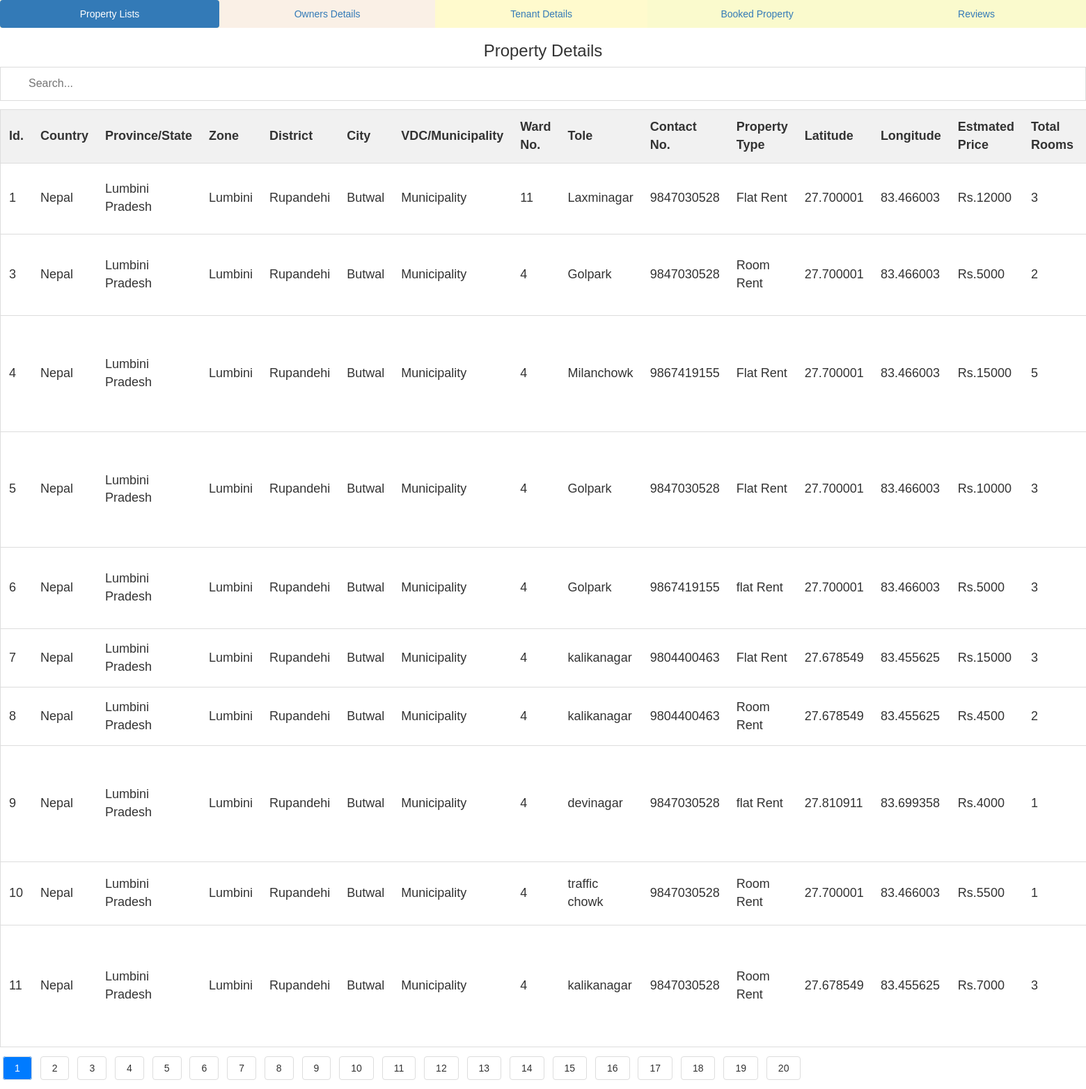
Page /admin/property_details.php on the committed database.
### tables this page shows
CREATE TABLE `add_property` (
  `property_id` int(1) NOT NULL,
  `country` varchar(50) NOT NULL,
  `province` varchar(50) NOT NULL,
  `zone` varchar(50) NOT NULL,
  `district` varchar(50) NOT NULL,
  `city` varchar(100) NOT NULL,
  `vdc_municipality` varchar(50) NOT NULL,
  `ward_no` int(10) NOT NULL,
  `tole` varchar(100) NOT NULL,
  `contact_no` bigint(10) NOT NULL,
  `property_type` varchar(50) NOT NULL,
  `estimated_price` bigint(10) NOT NULL,
  `total_rooms` int(10) NOT NULL,
  `bedroom` int(10) NOT NULL,
  `living_room` int(10) NOT NULL,
  `kitchen` int(10) NOT NULL,
  `bathroom` int(10) NOT NULL,
  `description` varchar(2000) NOT NULL,
  `latitude` decimal(9,6) NOT NULL,
  `longitude` decimal(9,6) NOT NULL,
  `owner_id` int(10) NOT NULL,
  `booked` varchar(10) DEFAULT 'No'
);

### admin/property_details.php (the view, shortened to what this page needs)
<!DOCTYPE html>
<html lang="en">
<head>
    <link rel="stylesheet" href="https://maxcdn.bootstrapcdn.com/bootstrap/3.4.1/css/bootstrap.min.css">
    <link rel="stylesheet" href="./style.css">
</head>
<body>
    <ul class="nav nav-pills nav-justified">
        <li class="active" style="background-color: #FFF8DC"><a  href="./index.php">Property Lists</a></li>
        <li style="background-color: #FAF0E6"><a href="./owner_details.php">Owners Details</a></li>
        <li style="background-color: #FFFACD"><a href="./tenant_details.php">Tenant Details</a></li>
        <li style="background-color: #FAFACD"><a href="./booking_details.php">Booked Property</a></li>
        <li style="background-color: #FAFACD"><a href="./reviews_details.php">Reviews</a></li>
      </ul>
        <center>
            <h3>Property Details</h3>
        </center>
        <input type="text" id="myInput" onkeyup="myFunction()" placeholder="Search..." title="Type in a name">
        <?php
        include("../config/config.php");
        $records_per_page = 10;
        $page = isset($_GET['page']) && is_numeric($_GET['page']) ? $_GET['page'] : 1;
        $start_from = ($page-1) * $records_per_page;
        $sql = "SELECT * FROM add_property LIMIT $start_from, $records_per_page";
        $result = mysqli_query($db, $sql);
        ?>
        <table id="myTable">
            <tr class="header">
                <th>Id.</th>
                <th>Country</th>
                <th>Province/State</th>
                <th>Zone</th>
                <th>District</th>
                <th>City</th>
                <th>VDC/Municipality</th>
                <th>Ward No.</th>
                <th>Tole</th>
                <th>Contact No.</th>
                <th>Property Type</th>
                <th>Latitude</th>
                <th>Longitude</th>
                <th>Estmated Price</th>
                <th>Total Rooms</th>
                <th>Bedroom</th>
            </tr>
            <?php
            while ($rows = mysqli_fetch_assoc($result)) {
            ?>
                <tr>
                    <td><?php echo $rows['property_id'] ?></td>
                    <td><?php echo $rows['country'] ?></td>
                    <td><?php echo $rows['province'] ?></td>
                    <td><?php echo $rows['zone'] ?></td>
                    <td><?php echo $rows['district'] ?></td>
                    <td><?php echo $rows['city'] ?></td>
                    <td><?php echo $rows['vdc_municipality'] ?></td>
                    <td><?php echo $rows['ward_no'] ?></td>
                    <td><?php echo $rows['tole'] ?></td>
                    <td><?php echo $rows['contact_no'] ?></td>
                    <td><?php echo $rows['property_type'] ?></td>
                    <td><?php echo $rows['latitude'] ?></td>
                    <td><?php echo $rows['longitude'] ?></td>
                    <td>Rs.<?php echo $rows['estimated_price'] ?></td>
                    <td><?php echo $rows['total_rooms'] ?></td>
                    <td><?php echo $rows['bedroom'] ?></td>
                </tr>
            <?php
            }
            ?>
        </table>
        <?php
        $sql = "SELECT COUNT(*) AS total FROM add_property";
        $result = mysqli_query($db, $sql);
        $row = mysqli_fetch_assoc($result);
        $total_pages = ceil($row["total"] / $records_per_page);
        ?>
        <div class="pagination">
            <?php
            for ($i = 1; $i < $total_pages; $i++) {
            ?>
                <a href="?page=<?php echo $i; ?>" <?php if ($i === $page) echo 'class="active"'; ?>><?php echo $i; ?></a>
            <?php
            }
            ?>
        </div>
</body>

### admin/style.css (style rules this page uses)
* { box-sizing: border-box; }
#myInput, #myInput2, #myInput3, #myInput4 { background-image: url('/css/searchicon.png'); background-position: 10px 10px; background-repeat: no-repeat; width: 100%; font-size: 16px; padding: 12px 20px 12px 40px; border: 1px solid #ddd; margin-bottom: 12px; }
#myTable, #myTable2, #myTable3, #myInput4 { border-collapse: collapse; width: 100%; border: 1px solid #ddd; font-size: 18px; }
#myTable th, #myTable td,#myTable2 th, #myTable2 td,#myTable3 th, #myTable3 td,#myTable4 th, #myTable4 td { text-align: left; padding: 12px; }
#myTable tr,#myTable2 tr,#myTable3 tr,#myTable4 tr { border-bottom: 1px solid #ddd; }
#myTable tr.header, #myTable tr:hover,#myTable2 tr.header, #myTable2 tr:hover,#myTable3 tr.header, #myTable3 tr:hover,#myTable4 tr.header, #myTable4 tr:hover { background-color: #f1f1f1; }
table { border-collapse: collapse; border-spacing: 0; width: 100%; border: 1px solid #ddd; }
th, td { text-align: left; padding: 8px; }
body { font-family: Arial, Helvetica, sans-serif; }

### admin/property_details.php (style rules this page uses)
.pagination { margin-top: 20px; text-align: center; }
.pagination a { color: #333; padding: 8px 16px; text-decoration: none; border: 1px solid #ddd; margin: 0 4px; border-radius: 4px; }
.pagination a.active { background-color: #007bff; color: white; }

### rows in the picture
add_property: property_id "1", country "Nepal", province "Lumbini Pradesh", zone "Lumbini", district "Rupandehi", city "Butwal", vdc_municipality "Municipality", ward_no "11", tole "Laxminagar", contact_no "9847030528", property_type "Flat Rent", latitude "27.700001", longitude "83.466003", estimated_price "12000", total_rooms "3"
add_property: property_id "3", country "Nepal", province "Lumbini Pradesh", zone "Lumbini", district "Rupandehi", city "Butwal", vdc_municipality "Municipality", ward_no "4", tole "Golpark", contact_no "9847030528", property_type "Room Rent", latitude "27.700001", longitude "83.466003", estimated_price "5000", total_rooms "2"
add_property: property_id "4", country "Nepal", province "Lumbini Pradesh", zone "Lumbini", district "Rupandehi", city "Butwal", vdc_municipality "Municipality", ward_no "4", tole "Milanchowk", contact_no "9867419155", property_type "Flat Rent", latitude "27.700001", longitude "83.466003", estimated_price "15000", total_rooms "5"
add_property: property_id "5", country "Nepal", province "Lumbini Pradesh", zone "Lumbini", district "Rupandehi", city "Butwal", vdc_municipality "Municipality", ward_no "4", tole "Golpark", contact_no "9847030528", property_type "Flat Rent", latitude "27.700001", longitude "83.466003", estimated_price "10000", total_rooms "3"
add_property: property_id "6", country "Nepal", province "Lumbini Pradesh", zone "Lumbini", district "Rupandehi", city "Butwal", vdc_municipality "Municipality", ward_no "4", tole "Golpark", contact_no "9867419155", property_type "flat Rent", latitude "27.700001", longitude "83.466003", estimated_price "5000", total_rooms "3"
add_property: property_id "7", country "Nepal", province "Lumbini Pradesh", zone "Lumbini", district "Rupandehi", city "Butwal", vdc_municipality "Municipality", ward_no "4", tole "kalikanagar", contact_no "9804400463", property_type "Flat Rent", latitude "27.678549", longitude "83.455625", estimated_price "15000", total_rooms "3"
add_property: property_id "8", country "Nepal", province "Lumbini Pradesh", zone "Lumbini", district "Rupandehi", city "Butwal", vdc_municipality "Municipality", ward_no "4", tole "kalikanagar", contact_no "9804400463", property_type "Room Rent", latitude "27.678549", longitude "83.455625", estimated_price "4500", total_rooms "2"
add_property: property_id "9", country "Nepal", province "Lumbini Pradesh", zone "Lumbini", district "Rupandehi", city "Butwal", vdc_municipality "Municipality", ward_no "4", tole "devinagar", contact_no "9847030528", property_type "flat Rent", latitude "27.810911", longitude "83.699358", estimated_price "4000", total_rooms "1"
add_property: property_id "10", country "Nepal", province "Lumbini Pradesh", zone "Lumbini", district "Rupandehi", city "Butwal", vdc_municipality "Municipality", ward_no "4", tole "traffic chowk", contact_no "9847030528", property_type "Room Rent", latitude "27.700001", longitude "83.466003", estimated_price "5500", total_rooms "1"
add_property: property_id "11", country "Nepal", province "Lumbini Pradesh", zone "Lumbini", district "Rupandehi", city "Butwal", vdc_municipality "Municipality", ward_no "4", tole "kalikanagar", contact_no "9847030528", property_type "Room Rent", latitude "27.678549", longitude "83.455625", estimated_price "7000", total_rooms "3"
